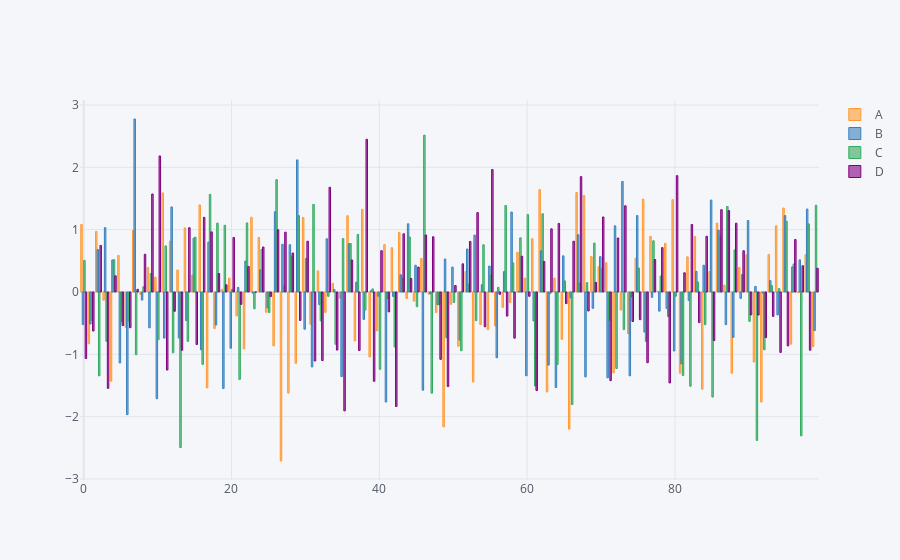

This figure's notebook cell:
### Code cell
#this isn't helpful...
df.iplot(kind='bar')
